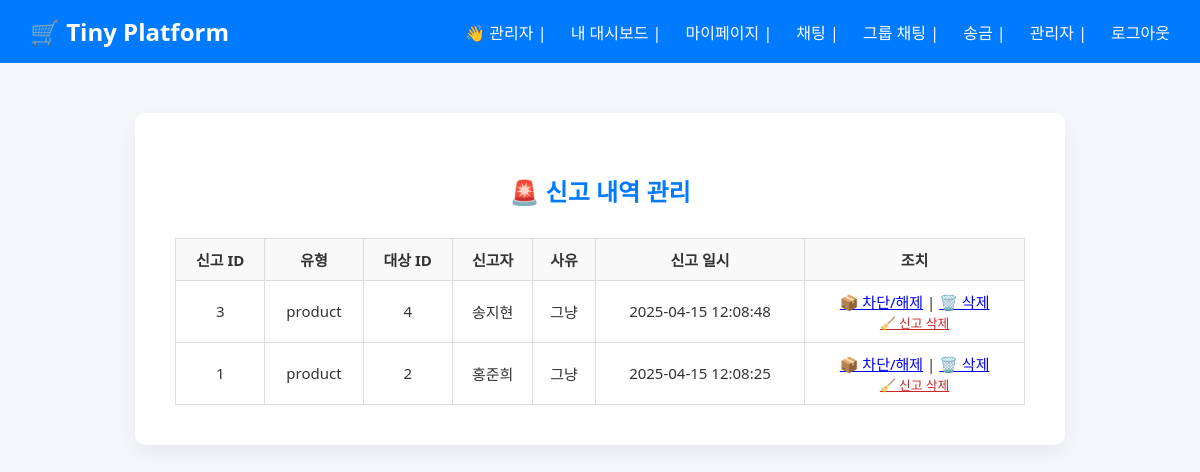
The page /admin/reports (signed in) on the database its author committed.
### tables this page shows
CREATE TABLE reports (
                id INTEGER PRIMARY KEY AUTOINCREMENT,
                type TEXT NOT NULL CHECK (type IN ('user', 'product')),
                target_id INTEGER NOT NULL,
                reason TEXT NOT NULL,
                reporter_id INTEGER,
                created_at TIMESTAMP DEFAULT CURRENT_TIMESTAMP
            );

CREATE TABLE users (
                id INTEGER PRIMARY KEY AUTOINCREMENT,
                username TEXT NOT NULL UNIQUE,
                email TEXT NOT NULL UNIQUE,
                password TEXT NOT NULL,
                is_admin INTEGER DEFAULT 0,
                is_blocked INTEGER DEFAULT 0,
                balance INTEGER DEFAULT 10000,
                bio TEXT
            );

### app.py (the view)
@app.route("/admin/reports")
def admin_reports():
    if not session.get("is_admin"):
        return redirect(url_for("index"))
    with sqlite3.connect(DB_NAME) as conn:
        cursor = conn.cursor()
        cursor.execute("""
            SELECT r.id, r.type, r.target_id, r.reason, u.username, r.created_at
            FROM reports r
            JOIN users u ON r.reporter_id = u.id
            ORDER BY r.created_at DESC
        """)
        reports = cursor.fetchall()
    return render_template("admin_reports.html", reports=reports)

### templates/admin_reports.html
{% extends "base.html" %}
{% block content %}
<h2>🚨 신고 내역 관리</h2>
{% if reports %}
<table class="product-table">
  <tr>
    <th>신고 ID</th>
    <th>유형</th>
    <th>대상 ID</th>
    <th>신고자</th>
    <th>사유</th>
    <th>신고 일시</th>
    <th>조치</th>
  </tr>
  {% for r in reports %}
  <tr>
    <td>{{ r[0] }}</td>
    <td>{{ r[1] }}</td>
    <td>{{ r[2] }}</td>
    <td>{{ r[4] }}</td>
    <td>{{ r[3] }}</td>
    <td>{{ r[5] }}</td>
    <td>
      {% if r[1] == 'user' %}
        <a href="{{ url_for('block_user', user_id=r[2]) }}">👤 차단/해제</a> |
        <a href="{{ url_for('delete_user', user_id=r[2]) }}" onclick="return confirm('정말 해당 유저를 삭제할까요?')">🗑️ 삭제</a>
      {% elif r[1] == 'product' %}
        <a href="{{ url_for('block_product', product_id=r[2]) }}">📦 차단/해제</a> |
        <a href="{{ url_for('delete_reported_product', product_id=r[2]) }}" onclick="return confirm('정말 해당 상품을 삭제할까요?')">🗑️ 삭제</a>
      {% endif %}
      <br>
      <a href="{{ url_for('delete_report', report_id=r[0]) }}" style="font-size: 0.85em; color: #c62828;" onclick="return confirm('신고 내역을 삭제하시겠습니까?')">🧹 신고 삭제</a>
    </td>
  </tr>
  {% endfor %}
</table>
{% else %}
<p>신고된 항목이 없습니다.</p>
{% endif %}
{% endblock %}

### static/style.css (style rules this page uses)
body { margin: 0; padding: 0; font-family: 'Segoe UI', 'Helvetica', 'Apple SD Gothic Neo', sans-serif; background-color: #f4f6f9; color: #333; }
h2 { text-align: center; color: #007bff; margin-bottom: 30px; }
.product-table, .trade-table { width: 100%; border-collapse: collapse; margin-top: 10px; font-size: 15px; }
.product-table th, .product-table td, .trade-table th, .trade-table td { border: 1px solid #ccc; padding: 8px 10px; text-align: center; }
.product-table th, .trade-table th { background-color: #f7f7f7; color: #333; font-weight: bold; }
.product-table, .trade-table { width: 100%; border-collapse: collapse; margin-top: 20px; font-size: 15px; }
.product-table th, .product-table td, .trade-table th, .trade-table td { border: 1px solid #ddd; padding: 10px; text-align: center; }
.product-table th, .trade-table th { background-color: #f9f9f9; font-weight: bold; color: #333; }

### rows shown on the page
reports: id "3", type "product", target "4", username "송지현", reason "그냥", created_at "2025-04-15 12:08:48"
reports: id "1", type "product", target "2", username "홍준희", reason "그냥", created_at "2025-04-15 12:08:25"

### other values the page prints
{{ session["username"] }} "관리자"
